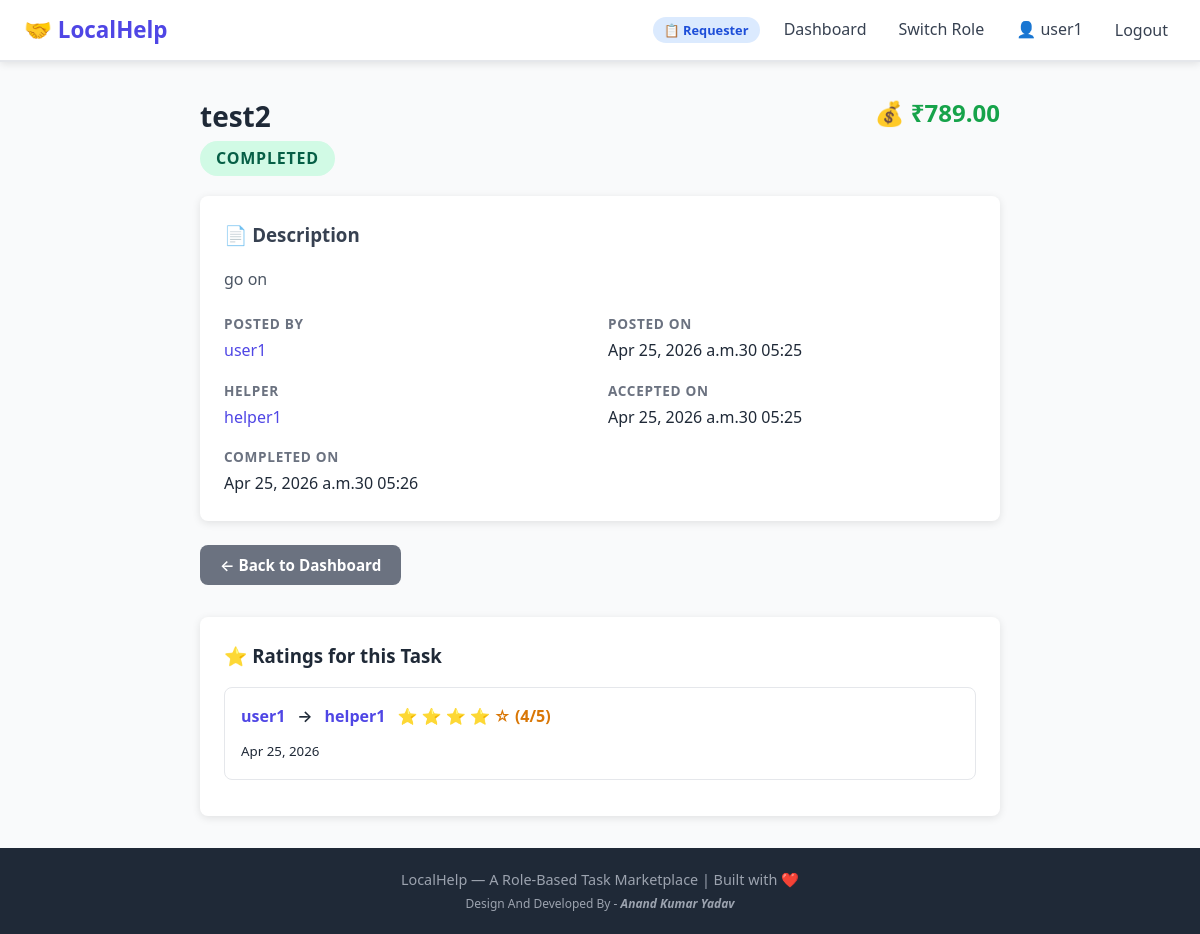
Page /task/2/ (signed in) on the committed database.
### core/models.py (models this page shows, shortened)
class Task(models.Model):
    STATUS_CHOICES = [
        ('CREATED', 'Created'),                             # Just created, not yet visible
        ('OPEN', 'Open'),                                   # Visible to helpers
        ('ACCEPTED', 'Accepted'),                          # A helper has taken it
        ('COMPLETION_REQUESTED', 'Completion Requested'), # Helper says done, waiting for requester
        ('COMPLETED', 'Completed'),                        # Requester confirmed, done!
        ('CANCELLED', 'Cancelled'),                        # Cancelled by either party
        ('EXPIRED', 'Expired'),                            # Nobody accepted within 30 minutes
    ]
    requester = models.ForeignKey(
        User,
        on_delete=models.CASCADE,
        related_name='tasks_as_requester'
    )
    helper = models.ForeignKey(
        User,
        on_delete=models.SET_NULL,  # If helper account deleted, don't delete the task
        null=True,
        blank=True,
        related_name='tasks_as_helper'
    )
    title = models.CharField(max_length=200)  # Short title, max 200 characters
    description = models.TextField()          # Longer text, no length limit
    payment_amount = models.DecimalField(
        max_digits=8,      # Up to 99999.99
        decimal_places=2   # Always 2 decimal places (like money)
    )
    latitude = models.DecimalField(max_digits=9, decimal_places=6, blank=True, null=True)
    longitude = models.DecimalField(max_digits=9, decimal_places=6, blank=True, null=True)
    status = models.CharField(
        max_length=30,
        choices=STATUS_CHOICES,
        default='OPEN'  # Tasks start as OPEN immediately (skip CREATED for simplicity)
    )
    created_at = models.DateTimeField(auto_now_add=True)
    accepted_at = models.DateTimeField(null=True, blank=True)
    completed_at = models.DateTimeField(null=True, blank=True)
    cancel_reason = models.TextField(blank=True, default='')

class Rating(models.Model):
    task = models.ForeignKey(Task, on_delete=models.CASCADE, related_name='ratings')
    rater = models.ForeignKey(User, on_delete=models.CASCADE, related_name='ratings_given')
    ratee = models.ForeignKey(User, on_delete=models.CASCADE, related_name='ratings_received')
    rating = models.IntegerField()
    comment = models.TextField(blank=True, default='')
    created_at = models.DateTimeField(auto_now_add=True)

### core/views.py (the view)
# urls.py: path('task/<int:task_id>/', views.view_task_detail, name='task_detail'),
def view_task_detail(request, task_id):
    if not request.user.is_authenticated:
        return redirect('login')
    task = get_object_or_404(Task, id=task_id)
    user_already_rated = Rating.objects.filter(
        task=task,
        rater=request.user
    ).exists()  # .exists() returns True/False without fetching all data
    task_ratings = Rating.objects.filter(task=task)
    return render(request, 'core/task_detail.html', {
        'task': task,
        'user_already_rated': user_already_rated,
        'task_ratings': task_ratings,
        'profile': request.user.userprofile,
    })

### core/templates/core/task_detail.html (shortened to what this page needs)
{% extends "base.html" %}
{% block content %}
<div class="detail-container">
    <div class="detail-header">
        <div>
            <h2>{{ task.title }}</h2>
            <span class="status-badge status-{{ task.status|lower }} status-large">
                {{ task.get_status_display }}
            </span>
        </div>
        <div class="task-payment">
            💰 <strong>₹{{ task.payment_amount }}</strong>
        </div>
    </div>
    <div class="detail-card">
        <h3>📄 Description</h3>
        <p class="task-full-desc">{{ task.description }}</p>
        <div class="detail-grid">
            <div class="detail-item">
                <span class="detail-label">Posted by</span>
                <span><a href="{% url 'profile' task.requester.username %}">{{ task.requester.username }}</a></span>
            </div>
            <div class="detail-item">
                <span class="detail-label">Posted on</span>
                <span>{{ task.created_at|date:"M d, Y at H:i" }}</span>
            </div>
            {% if task.helper %}
                <div class="detail-item">
                    <span class="detail-label">Helper</span>
                    <span><a href="{% url 'profile' task.helper.username %}">{{ task.helper.username }}</a></span>
                </div>
            {% endif %}
            {% if task.accepted_at %}
                <div class="detail-item">
                    <span class="detail-label">Accepted on</span>
                    <span>{{ task.accepted_at|date:"M d, Y at H:i" }}</span>
                </div>
            {% endif %}
            {% if task.completed_at %}
                <div class="detail-item">
                    <span class="detail-label">Completed on</span>
                    <span>{{ task.completed_at|date:"M d, Y at H:i" }}</span>
                </div>
            {% endif %}
        </div>
    </div>
    <div class="detail-actions">
        <a href="{% url 'dashboard' %}" class="btn btn-secondary">← Back to Dashboard</a>
    </div>
    {% if task_ratings %}
        <div class="ratings-section">
            <h3>⭐ Ratings for this Task</h3>
            {% for rating in task_ratings %}
                <div class="rating-card">
                    <div class="rating-header">
                        <a href="{% url 'profile' rating.rater.username %}">{{ rating.rater.username }}</a>
                        <span>→</span>
                        <a href="{% url 'profile' rating.ratee.username %}">{{ rating.ratee.username }}</a>
                        <span class="stars">
                            {% for i in "12345" %}
                                {% if forloop.counter <= rating.rating %}⭐{% else %}☆{% endif %}
                            {% endfor %}
                            ({{ rating.rating }}/5)
                        </span>
                    </div>
                    <small>{{ rating.created_at|date:"M d, Y" }}</small>
                </div>
            {% endfor %}
        </div>
    {% endif %}
</div>
{% endblock %}

### templates/base.html (shortened to what this page needs)
<!DOCTYPE html>
<html lang="en">
<head>
    {% load static %}
    <link rel="stylesheet" href="{% static 'css/style.css' %}">
</head>
<body>
    <nav class="navbar">
        <div class="nav-brand">
            <a href="{% url 'home' %}">🤝 LocalHelp</a>
        </div>
        <div class="nav-links">
            {% if user.is_authenticated %}
                <span class="role-badge role-{{ user.userprofile.active_role }}">
                    {% if user.userprofile.active_role == 'requester' %}📋 Requester
                    {% else %}🔧 Helper{% endif %}
                </span>
                <a href="{% url 'dashboard' %}">Dashboard</a>
                <a href="{% url 'select_role' %}">Switch Role</a>
                <a href="{% url 'profile' user.username %}">
                    👤 {{ user.username }}
                </a>
                <form method="post" action="{% url 'logout' %}" style="display:inline;">
                    <button type="submit" class="btn-link">Logout</button>
                </form>
            {% else %}
                <a href="{% url 'login' %}">Login</a>
                <a href="{% url 'register' %}">Register</a>
            {% endif %}
        </div>
    </nav>
    <main class="main-content">
        {% block content %}
        {% endblock %}
    </main>
    <footer class="footer">
        <p>LocalHelp — A Role-Based Task Marketplace | Built with ❤️</p>
        <small>Design And Developed By -<b><i> Anand Kumar Yadav</i></b></small>
    </footer>
</body>
</html>

### static/css/style.css (style rules this page uses)
:root { --primary: #4F46E5; --primary-dark: #3730A3; --success: #16A34A; --danger: #DC2626; --warning: #D97706; --secondary: #6B7280; --status-open: #2563EB; --status-accepted: #7C3AED; --status-completion: #D97706; --status-completed: #16A34A; --status-cancelled: #DC2626; --status-expired: #6B7280; --max-width: 1100px; --border-radius: 8px; --shadow: 0 2px 8px rgba(0, 0, 0, 0.1); --shadow-lg: 0 4px 20px rgba(0, 0, 0, 0.15); --font: 'Segoe UI', system-ui, -apple-system, sans-serif; --font-size-base: 16px; }
*, *::before, *::after { box-sizing: border-box; margin: 0; padding: 0; }
body { font-family: var(--font); font-size: var(--font-size-base); background-color: #F9FAFB; color: #1F2937; line-height: 1.6; min-height: 100vh; display: flex; flex-direction: column; }
a { color: var(--primary); text-decoration: none; }
.main-content { flex: 1; padding: 2rem 1rem; max-width: var(--max-width); margin: 0 auto; width: 100%; }
.navbar { background-color: white; border-bottom: 2px solid #E5E7EB; padding: 0.75rem 1.5rem; display: flex; align-items: center; justify-content: space-between; box-shadow: var(--shadow); position: sticky; top: 0; z-index: 100; }
.nav-brand a { font-size: 1.4rem; font-weight: 700; color: var(--primary); text-decoration: none; }
.nav-links { display: flex; align-items: center; gap: 1rem; flex-wrap: wrap; }
.nav-links a { color: #374151; font-weight: 500; padding: 0.3rem 0.5rem; border-radius: 4px; transition: background 0.2s; }
.role-badge { padding: 0.2rem 0.7rem; border-radius: 999px; font-size: 0.8rem; font-weight: 600; }
.role-requester { background: #DBEAFE; color: #1D4ED8; }
.btn-link { background: none; border: none; cursor: pointer; color: #374151; font-family: var(--font); font-size: 1rem; font-weight: 500; padding: 0.3rem 0.5rem; border-radius: 4px; }
.btn { display: inline-block; padding: 0.5rem 1.25rem; border-radius: var(--border-radius); font-size: 0.95rem; font-weight: 600; cursor: pointer; border: none; transition: opacity 0.2s, transform 0.1s; text-decoration: none; text-align: center; }
.btn-secondary { background: var(--secondary); color: white; }
.status-badge { padding: 0.25rem 0.75rem; border-radius: 999px; font-size: 0.8rem; font-weight: 700; text-transform: uppercase; letter-spacing: 0.05em; }
.status-badge.status-large { font-size: 1rem; padding: 0.4rem 1rem; }
.status-completed { background: #D1FAE5; color: #065F46; }
.detail-container { max-width: 800px; margin: 0 auto; }
.detail-header { display: flex; justify-content: space-between; align-items: flex-start; margin-bottom: 1.5rem; flex-wrap: wrap; gap: 1rem; }
.detail-header h2 { font-size: 1.75rem; margin-bottom: 0.5rem; }
.task-payment { font-size: 1.5rem; color: var(--success); font-weight: 700; }
.detail-card { background: white; border-radius: var(--border-radius); box-shadow: var(--shadow); padding: 1.5rem; margin-bottom: 1.5rem; }
.detail-card h3 { margin-bottom: 1rem; color: #374151; }
.task-full-desc { color: #4B5563; line-height: 1.7; margin-bottom: 1.25rem; white-space: pre-wrap; }
.detail-grid { display: grid; grid-template-columns: 1fr 1fr; gap: 1rem; }
.detail-item { display: flex; flex-direction: column; gap: 0.2rem; }
.detail-label { font-weight: 600; color: #6B7280; font-size: 0.85rem; text-transform: uppercase; letter-spacing: 0.05em; }
.detail-actions { display: flex; gap: 1rem; flex-wrap: wrap; margin-bottom: 2rem; }
.ratings-section { background: white; border-radius: var(--border-radius); box-shadow: var(--shadow); padding: 1.5rem; }
.ratings-section h3 { margin-bottom: 1rem; }
.rating-card { border: 1px solid #E5E7EB; border-radius: var(--border-radius); padding: 1rem; margin-bottom: 0.75rem; }
.rating-header { display: flex; align-items: center; gap: 0.75rem; flex-wrap: wrap; margin-bottom: 0.5rem; font-weight: 600; }
.stars { color: #D97706; }
.footer { background: #1F2937; color: #9CA3AF; text-align: center; padding: 1.25rem; margin-top: auto; font-size: 0.9rem; }

### rows in the picture
Task: title "test2", status "COMPLETED", payment_amount "789.00", description "go on", requester.username "user1", created_at "Apr 25, 2026 a.m.30 05:25", helper.username "helper1", accepted_at "Apr 25, 2026 a.m.30 05:25", completed_at "Apr 25, 2026 a.m.30 05:26"
Rating: rater.username "user1", ratee.username "helper1", rating "4", created_at "Apr 25, 2026"

### other values in the picture
{{ user.username }} "user1"
